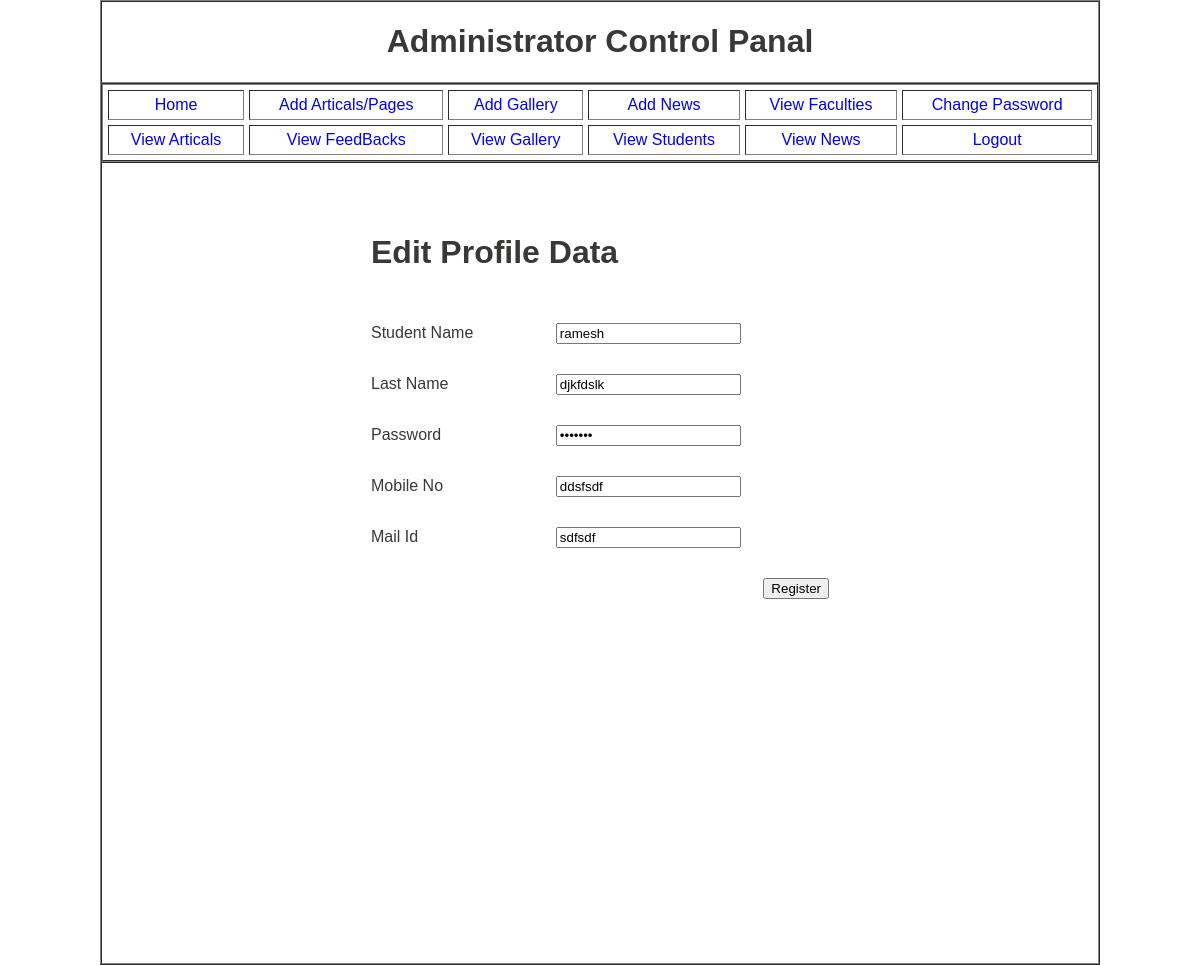
Screenshot of /admin/editprofilestu.php (signed in) with the database file from the repository.
### tables this page shows
CREATE TABLE IF NOT EXISTS `student` (
  `id` int(10) NOT NULL AUTO_INCREMENT,
  `uname` varchar(100) NOT NULL,
  `lname` varchar(100) NOT NULL,
  `password` varchar(100) NOT NULL,
  `mno` varchar(100) NOT NULL,
  `mailid` varchar(100) NOT NULL,
  `sem` varchar(100) NOT NULL,
  `status` int(10) NOT NULL DEFAULT '0',
  PRIMARY KEY (`id`)
);

### admin/editprofilestu.php (the view, shortened to what this page needs)
<?php include("session.php");
$er="select * from student where id='".$_SESSION['uid']."'";
$fr=mysql_query($er);
$rec=mysql_fetch_array($fr);
?>
<!DOCTYPE html PUBLIC "-//W3C//DTD XHTML 1.0 Transitional//EN" "http://www.w3.org/TR/xhtml1/DTD/xhtml1-transitional.dtd">
<html xmlns="http://www.w3.org/1999/xhtml">
<head>
<link href="../style.css" type="text/css" rel="stylesheet" />
</head>
<body>
<form method="post">
	<table cellpadding="0" cellspacing="0" align="center" width="1000" border="1">
			<tr>
					<td align="center"><h1><?php echo $_SESSION['ut'] ?> Control Panal</h1></td>
			</tr>
			<tr>
				<td>
				<?php
				 if($_SESSION['type']==1) { include("admin_header.php"); }
				  ?></td>
			</tr>
			<tr>
				<td height="800" valign="top">
				<table cellpadding="10" cellspacing="10" align="center" width="50%" border="0">
						<tr>
									<td colspan="2" align="center"><?php echo $msg; ?></td>
						</tr>
						<tr>
									<td colspan="2"><h1>Edit Profile Data</h1></td>
						</tr>
						<tr>
								<td>Student Name</td><td><input type="text" name="sname" value="<?php echo $rec[1]; ?>" required placeholder="Student Name" /></td>
						</tr>
						<tr>
								<td>Last Name</td><td><input type="text" name="lname" value="<?php echo $rec[2]; ?>" required placeholder="Last Name" /></td>
						</tr>
						<tr>
								<td>Password</td><td><input type="password" name="pass" value="<?php echo $rec[3]; ?>" required placeholder="Password" /></td>
						</tr>
						<tr>
								<td>Mobile No</td><td><input type="text" name="mno" value="<?php echo $rec[4]; ?>" required placeholder="Mobile No" /></td>
						</tr>
						<tr>
								<td>Mail Id</td><td><input type="text" name="mid" value="<?php echo $rec[5]; ?>" required placeholder="Mail Id" /></td>
						</tr>
						<tr>
								<td colspan="2" align="right"><input type="submit" name="ok" value="Register" /></td>
						</tr>
				</table>
				</td>
			</tr>
	</table>
	</form>
</body>
</html>

### style.css (style rules this page uses)
body { background-image:url(images/images.jpeg); margin:0px; font-family:Verdana, Arial, Helvetica, sans-serif; }
td { color:#393836; }

### rows the page displays
student: sname "ramesh", lname "djkfdslk", mno "ddsfsdf", mid "sdfsdf"

### other values shown
$_SESSION['ut'] "Administrator"
